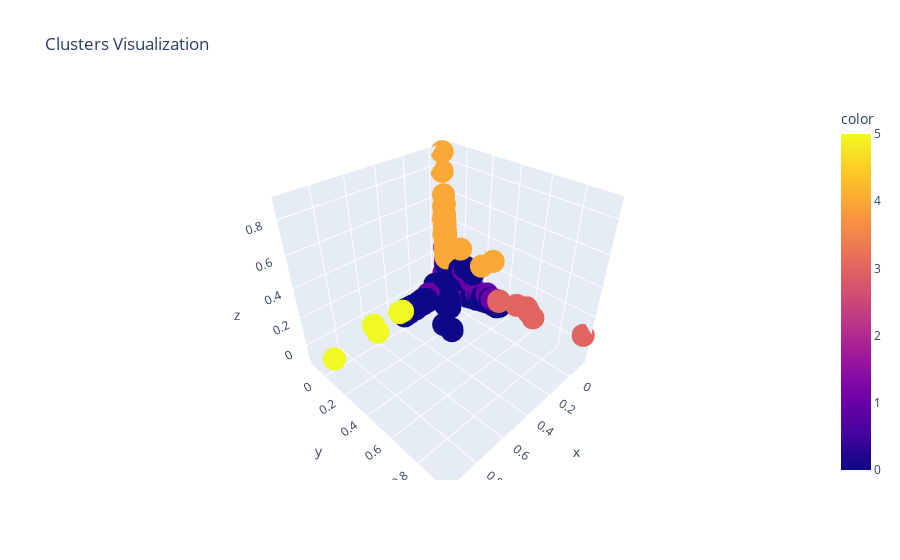

This figure's notebook cell:
### Code cell
# Dimensionality reduction
pca = PCA(n_components=3, random_state=42)
X_pca = pca.fit_transform(X.toarray())  # convert sparse matrix to dense

# Clustering algorithm (now 6 clusters instead of 2)
clustering = MiniBatchKMeans(n_clusters=6, random_state=42)
y_pred = clustering.fit_predict(X)

# Save the model to a pickle file
pickle.dump(clustering, open('minibatch_kmeans.pkl', 'wb'))

# Combine data into a single DataFrame
combined_df = pd.DataFrame(X_pca, columns=['PCA1', 'PCA2', 'PCA3'])
combined_df['Cluster'] = y_pred
combined_df['Content'] = df['content'].values

# Sample a subset of your data for visualization
df_sample = combined_df.sample(frac=1, random_state=42)

# Extract sample data
X_sample = df_sample[['PCA1', 'PCA2', 'PCA3']].values
y_sample = df_sample['Cluster'].values

# Visualize the clusters in 3D
fig = px.scatter_3d(x=X_sample[:, 0], y=X_sample[:, 1], z=X_sample[:, 2], 
                    color=y_sample, title="Clusters Visualization",
                    hover_data=[df_sample['Content'].tolist()])
save_graph_html(fig, 'clusters3D.html')
print(len(X_sample))
print(len(df_sample.index))
fig.show()

### Figure 1 — Plotly figure (JSON) as saved in the notebook; plotly's stock layout.template omitted (floating-point values rounded to 4 significant figures; data arrays with more than 128 entries replaced by an {"elided": "..."} marker saying what was removed)
{"data": [{"customdata": {"elided": "11776x1 str values"}, "hovertemplate": "x=%{x}<br>y=%{y}<br>z=%{z}<br>hover_data_0=%{customdata[0]}<br>color=%{marker.color}<extra></extra>", "legendgroup": "", "marker": {"color": {"elided": "11776 int values"}, "coloraxis": "coloraxis", "symbol": "circle"}, "mode": "markers", "name": "", "scene": "scene", "showlegend": false, "type": "scatter3d", "x": {"elided": "11776 float values"}, "y": {"elided": "11776 float values"}, "z": {"elided": "11776 float values"}}], "layout": {"coloraxis": {"colorbar": {"title": {"text": "color"}}, "colorscale": [[0, "#0d0887"], [0.1111, "#46039f"], [0.2222, "#7201a8"], [0.3333, "#9c179e"], [0.4444, "#bd3786"], [0.5556, "#d8576b"], [0.6667, "#ed7953"], [0.7778, "#fb9f3a"], [0.8889, "#fdca26"], [1, "#f0f921"]]}, "legend": {"tracegroupgap": 0}, "scene": {"domain": {"x": [0, 1], "y": [0, 1]}, "xaxis": {"title": {"text": "x"}}, "yaxis": {"title": {"text": "y"}}, "zaxis": {"title": {"text": "z"}}}, "title": {"text": "Clusters Visualization"}}}
